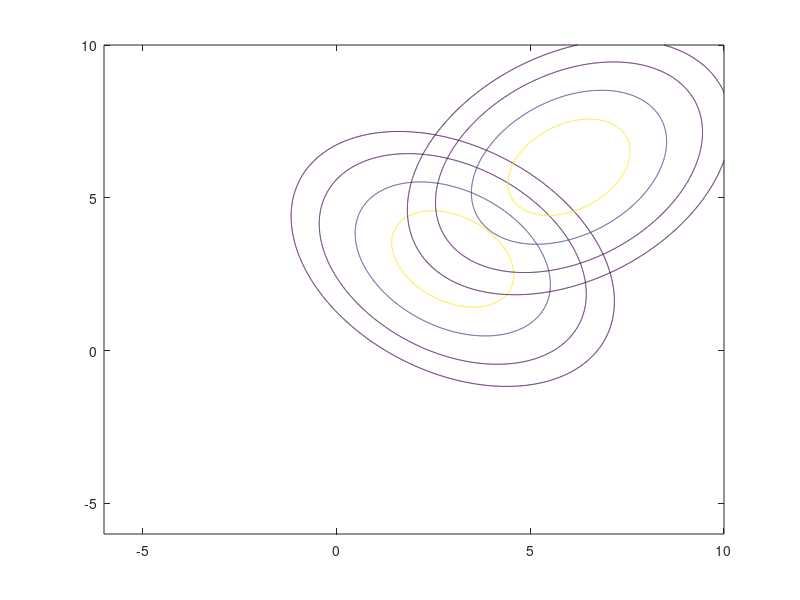

This chart was generated by the following MATLAB code: (Note: this script raises an error after producing the figure.)

clear all;
close all;

P1 = [0.1 0.25 0.5 0.75 0.9];
P2 = 1 - P1;

S1 = [1.2 -0.4;-0.4 1.2];
S2 = [1.2 0.4;0.4 1.2];

Determinan_S1 = 1.28;
Determinan_S2 = 1.28;

mu1 = [3 3];
mu2 = [6 6];

DT = 0.01;
x1 = [-6:DT:10];
x2 = [-6:DT:10];
[X1,X2]=meshgrid(x1,x2);


X =[X1(:) X2(:)];

p_x_given_w1 = mvnpdf(X,mu1,S1);
p_x_given_w2 = mvnpdf(X,mu2,S2);


P_x_given_w1 = reshape(p_x_given_w1,length(x1),length(x2));
P_x_given_w2 = reshape(p_x_given_w2,length(x1),length(x2));

figure(1)
contour(X1,X2,P_x_given_w1,[.0001 .001 .01 .05:.1:.95 .99 .999 .9999]);
hold on;
contour(X1,X2,P_x_given_w2,[.0001 .001 .01 .05:.1:.95 .99 .999 .9999]);


color (1) = 'g';
color (2) = 'b';
color (3) = 'r';
color (4) = 'k';
color (5) = 'm';
i = 1;
for P1 = [0.1 0.25 0.5 0.75 0.9]
    P2 =  1 - P1;
    
    hold on;
    syms x_1 x_2 y;
    
    y = x_1*x_2 - (18 + 1.6*log(P1/P2));
    
    ez = ezplot(y,[-6 10]);
    title(['Decision Boundary for different covariance matrices'])
    set (ez , 'Color',color(i));
    i = i +1;
    legend('P_{x given \omega_{1} }','P_{x given \omega_{2}}','P\omega_{1} = 0.1','P\omega_{1} = 0.25','P\omega_{1} = 0.5','P\omega_{1} = 0.75','P\omega_{1} = 0.9','Location','northwest');
end

hold off;


clear all;

S2 = [1.2 0.4;0.4 1.2];
S1 = [1.2 0.4;0.4 1.2];

Determinan_S1 = 1.28;
Determinan_S2 = 1.28;

mu1 = [3 3];
mu2 = [6 6];

DT = 0.01;
x1 = [-6:DT:10];
x2 = [-6:DT:10];
[X1,X2]=meshgrid(x1,x2);


X =[X1(:) X2(:)];

p_x_given_w1 = mvnpdf(X,mu1,S1);
p_x_given_w2 = mvnpdf(X,mu2,S2);


P_x_given_w1 = reshape(p_x_given_w1,length(x1),length(x2));
P_x_given_w2 = reshape(p_x_given_w2,length(x1),length(x2));

figure(2)
contour(X1,X2,P_x_given_w1,[.0001 .001 .01 .05:.1:.95 .99 .999 .9999]);
hold on;
contour(X1,X2,P_x_given_w2,[.0001 .001 .01 .05:.1:.95 .99 .999 .9999]);



color (1) = 'g';
color (2) = 'b';
color (3) = 'r';
color (4) = 'k';
color (5) = 'm';
i = 1;
for P1 = [0.1 0.25 0.5 0.75 0.9]
    P2 =  1 - P1;
    
    hold on;
    syms x_1 x_2 y;
    
    y = x_1 + x_2 - (9 + 0.533*log(P1/P2));
    
    ez = ezplot(y,[-6 10]);
    title(['Decision Boundary for same covariance matrices'])
    set (ez , 'Color',color(i));
    i = i +1;
    legend('P_{x given \omega_{1} }','P_{x given \omega_{2}}','P\omega_{1} = 0.1','P\omega_{1} = 0.25','P\omega_{1} = 0.5','P\omega_{1} = 0.75','P\omega_{1} = 0.9','Location','northwest');
end

hold off;

